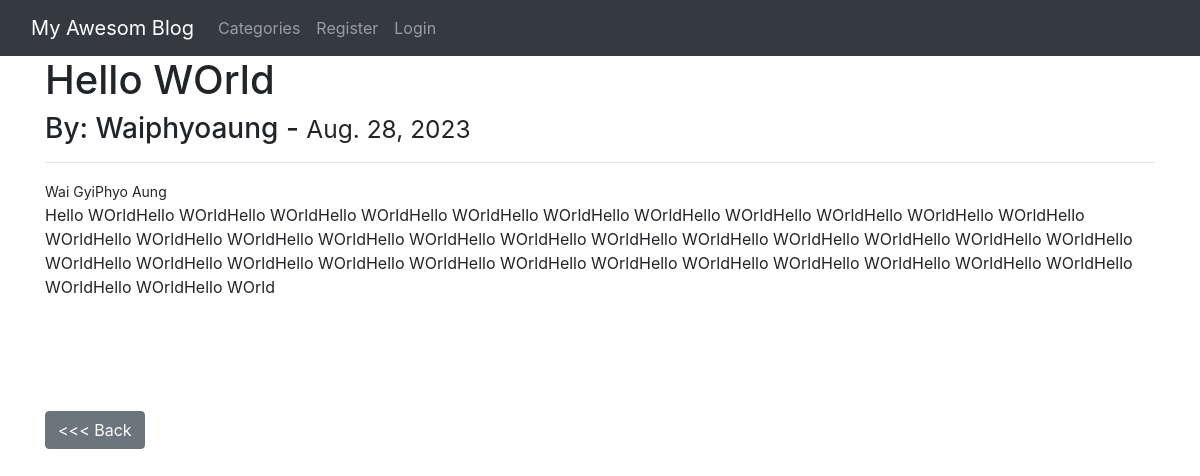
Screenshot of /article/30/ with the database file from the repository.
### theblog/models.py (models this page shows, shortened)
class Post(models.Model):
    title = models.CharField(max_length=255)
    title_tag = models.CharField(max_length=255)
    author = models.ForeignKey(User,on_delete=models.CASCADE)
    body = models.TextField()
    post_date = models.DateField(auto_now_add=True)
    category = models.CharField(max_length=255,default='coding')
    likes = models.ManyToManyField(User, related_name="blog_posts")

### theblog/views.py (the view)
# urls.py: path('article/<int:pk>/',ArticleDetailView.as_view(), name ='article-detail'),
class ArticleDetailView(DetailView):
    model = Post
    template_name = 'article_details.html'

### theblog/templates/article_details.html (shortened to what this page needs)
{% extends 'base.html' %}
{% block content %}
    <h1>{{post.title}} </h1>
    <h3>By: {{post.author}} - <small>{{post.post_date}}</small> </h3>
    <hr>
    <small>{{post.author.first_name}}{{post.author.last_name}}</small>
    <p>{{post.body|safe}} </p>
    <br>
    <br>
    <br>
    <br>
    <a href="{% url 'home' %}" class="btn btn-secondary" ><<< Back</a>
{% endblock  %}

### rows the page displays
Post: title "Hello WOrld", author "Waiphyoaung", post_date "Aug. 28, 2023", author.first_name "Wai Gyi", author.last_name "Phyo Aung", body "Hello WOrldHello WOrldHello WOrldHello WOrldHello WOrldHello WOrldHello WOrldHello WOrldHello WOrldHello WOrldHello WOrldHello WOrldHello WOrldHello WOrldHello WOrldHello WOrldHello WOrldHello WOrldHello WOrldHello WOrldHello WOrldHello WOrldHello WOrldHello WOrldHello WOrldHello WOrldHello WOrldHello WOrldHello WOrldHello WOrldHello WOrldHello WOrldHello WOrldHello WOrldHello WOrldHello WOrldHello WOrldHello WOrld"
